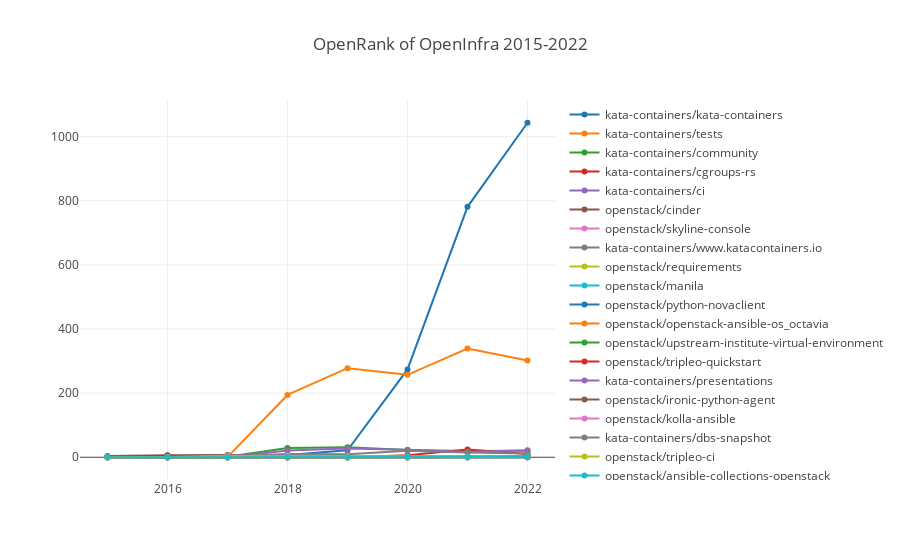

Notebook code for this chart:
### Markdown cell above
### OpenInfra

### Code cell
processTechFieldData(':foundations/openinfra', 'OpenInfra');

### Figure 1 — Plotly figure (JSON) as saved in the notebook; plotly's stock layout.template omitted (floating-point values rounded to 4 significant figures)
{"data": [{"name": "kata-containers/kata-containers", "x": [2015, 2016, 2017, 2018, 2019, 2020, 2021, 2022], "y": [0, 0, 0.14, 7.3, 21.77, 273.8, 781.0, 1043.0, 1193.0]}, {"name": "kata-containers/tests", "x": [2015, 2016, 2017, 2018, 2019, 2020, 2021, 2022], "y": [0, 0, 0.56, 194.3, 277.7, 257.0, 339.2, 301.6, 160.6]}, {"name": "kata-containers/community", "x": [2015, 2016, 2017, 2018, 2019, 2020, 2021, 2022], "y": [0, 0, 1.36, 28.53, 31.46, 22.72, 19.82, 20.57, 22.22]}, {"name": "kata-containers/cgroups-rs", "x": [2015, 2016, 2017, 2018, 2019, 2020, 2021, 2022], "y": [0, 0, 0, 0, 0, 6.57, 24.1, 10.23, 19.34]}, {"name": "kata-containers/ci", "x": [2015, 2016, 2017, 2018, 2019, 2020, 2021, 2022], "y": [0, 0, 0, 20.77, 27.19, 23.16, 16.28, 21.89, 11.56]}, {"name": "openstack/cinder", "x": [2015, 2016, 2017, 2018, 2019, 2020, 2021, 2022], "y": [3.67, 6.49, 6.79, 2.99, 1.43, 0, 0.89, 1.53, 9.06]}, {"name": "openstack/skyline-console", "x": [2015, 2016, 2017, 2018, 2019, 2020, 2021, 2022], "y": [0, 0, 0, 0, 0, 0, 0, 0.43, 8.82]}, {"name": "kata-containers/www.katacontainers.io", "x": [2015, 2016, 2017, 2018, 2019, 2020, 2021, 2022], "y": [0, 0, 3.24, 10.11, 9.52, 19.97, 14.52, 11.68, 5.95]}, {"name": "openstack/requirements", "x": [2015, 2016, 2017, 2018, 2019, 2020, 2021, 2022], "y": [0, 0, 0.83, 0.58, 0.43, 0.18, 1.3, 2.03, 4.65]}, {"name": "openstack/manila", "x": [2015, 2016, 2017, 2018, 2019, 2020, 2021, 2022], "y": [0.82, 0, 0, 0, 0.29, 0.42, 0.42, 0, 3.59]}, {"name": "openstack/python-novaclient", "x": [2015, 2016, 2017, 2018, 2019, 2020, 2021, 2022], "y": [0.42, 1.11, 0, 0, 0, 0, 0, 0.13, 3.57]}, {"name": "openstack/openstack-ansible-os_octavia", "x": [2015, 2016, 2017, 2018, 2019, 2020, 2021, 2022], "y": [0, 0, 0, 0, 0, 0, 0, 1.45, 3.18]}, {"name": "openstack/upstream-institute-virtual-environment", "x": [2015, 2016, 2017, 2018, 2019, 2020, 2021, 2022], "y": [0, 0, 0.56, 0.55, 0.65, 2.48, 2.16, 2.02, 2.76]}, {"name": "openstack/tripleo-quickstart", "x": [2015, 2016, 2017, 2018, 2019, 2020, 2021, 2022], "y": [0, 4.54, 0, 0, 0.13, 0, 0.33, 0.52, 2.76]}, {"name": "kata-containers/presentations", "x": [2015, 2016, 2017, 2018, 2019, 2020, 2021, 2022], "y": [0, 0, 0, 0, 0, 0, 0, 0, 2.24]}, {"name": "openstack/ironic-python-agent", "x": [2015, 2016, 2017, 2018, 2019, 2020, 2021, 2022], "y": [0, 0.23, 0, 1.13, 0, 0, 0.17, 0.64, 1.9]}, {"name": "openstack/kolla-ansible", "x": [2015, 2016, 2017, 2018, 2019, 2020, 2021, 2022], "y": [0, 0.45, 4.83, 5.2, 3.91, 2.82, 2.6, 0.75, 1.84]}, {"name": "kata-containers/dbs-snapshot", "x": [2015, 2016, 2017, 2018, 2019, 2020, 2021, 2022], "y": [0, 0, 0, 0, 0, 0, 0, 0, 1.82]}, {"name": "openstack/tripleo-ci", "x": [2015, 2016, 2017, 2018, 2019, 2020, 2021, 2022], "y": [0, 0, 0, 0, 0, 0, 0.17, 0.17, 1.39]}, {"name": "openstack/ansible-collections-openstack", "x": [2015, 2016, 2017, 2018, 2019, 2020, 2021, 2022], "y": [0, 0, 0, 0, 0, 1.72, 0.99, 0.9, 1.26]}], "layout": {"autosize": true, "title": {"text": "OpenRank of OpenInfra 2015-2022"}, "xaxis": {"autorange": true, "range": [2015.0, 2022.0], "type": "linear"}, "yaxis": {"autorange": true, "range": [-86.08, 1129.0], "type": "linear"}}}
